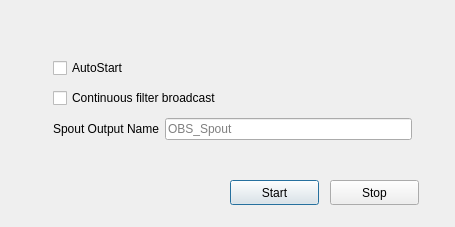
<?xml version="1.0" encoding="UTF-8"?>
<ui version="4.0">
	<class>win_spout_output_settings</class>
	<widget class="QDialog" name="win_spout_output_settings">
		<property name="windowModality">
			<enum>Qt::WindowModal</enum>
		</property>
		<property name="geometry">
			<rect>
				<x>0</x>
				<y>0</y>
				<width>455</width>
				<height>227</height>
			</rect>
		</property>
		<property name="windowTitle">
			<string>Win Spout Output Settings</string>
		</property>
		<widget class="QPushButton" name="pushButton_start">
			<property name="geometry">
				<rect>
					<x>230</x>
					<y>180</y>
					<width>89</width>
					<height>25</height>
				</rect>
			</property>
			<property name="text">
				<string>Start</string>
			</property>
		</widget>
		<widget class="QPushButton" name="pushButton_stop">
			<property name="geometry">
				<rect>
					<x>330</x>
					<y>180</y>
					<width>89</width>
					<height>25</height>
				</rect>
			</property>
			<property name="text">
				<string>Stop</string>
			</property>
		</widget>
		<widget class="QWidget" name="">
			<property name="geometry">
				<rect>
					<x>42</x>
					<y>43</y>
					<width>381</width>
					<height>114</height>
				</rect>
			</property>
			<layout class="QVBoxLayout" name="verticalLayout_3">
				<item>
					<widget class="QCheckBox" name="checkBox_auto">
						<property name="text">
							<string>AutoStart</string>
						</property>
					</widget>
				</item>
				<item>
					<widget class="QCheckBox" name="checkBox_continuous">
						<property name="toolTip">
							<string>When enabled, Spout output filters broadcast continuously, even when their source is not in the active scene.

This registers the sender right after a cold start, so receivers see it without opening the filter.

The cost is some extra GPU for hidden sources.

When disabled, the previous behaviour is kept: a filter only sends while its source is being rendered.</string>
						</property>
						<property name="text">
							<string>Continuous filter broadcast</string>
						</property>
					</widget>
				</item>
				<item>
					<layout class="QHBoxLayout" name="horizontalLayout">
						<item>
							<layout class="QVBoxLayout" name="verticalLayout_2">
								<item>
									<widget class="QLabel" name="label_spoutname">
										<property name="text">
											<string>Spout Output Name</string>
										</property>
									</widget>
								</item>
							</layout>
						</item>
						<item>
							<layout class="QVBoxLayout" name="verticalLayout">
								<item>
									<widget class="QLineEdit" name="lineEdit_spoutname">
										<property name="placeholderText">
											<string>OBS_Spout</string>
										</property>
									</widget>
								</item>
							</layout>
						</item>
					</layout>
				</item>
			</layout>
		</widget>
	</widget>
	<layoutdefault spacing="6" margin="11" />
	<resources />
	<connections />
</ui>
